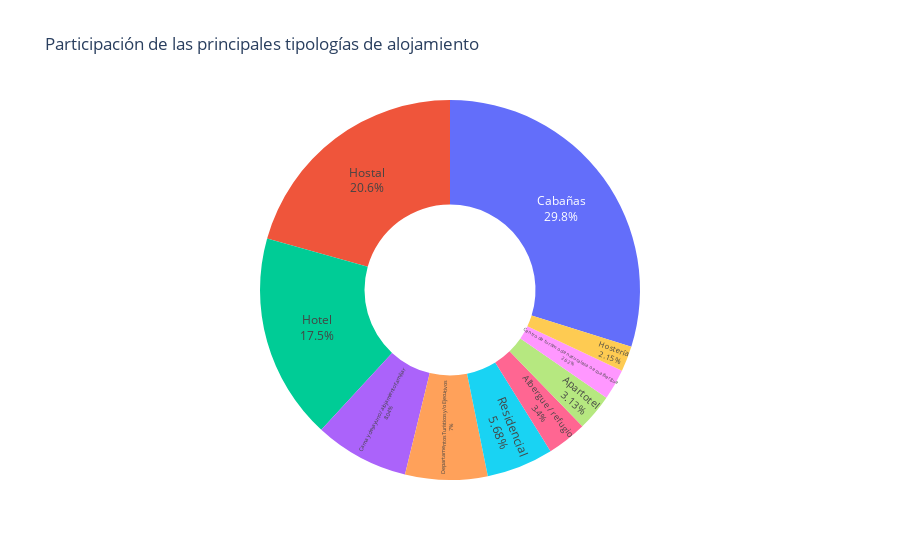

Notebook cell for this chart:
### Markdown cell above
### 4.1 Distribución porcentual de las 10 tipologías líderes
El diagrama tipo dona permite comparar rápidamente el peso relativo de las tipologías con mayor masa crítica sobre el total certificado.

### Code cell
# Diagrama de dona para la participación porcentual
pie_fig = px.pie(
    lodging_top,
    names='category',
    values='value',
    hole=0.45,
    color='category',
    title='Participación de las principales tipologías de alojamiento'
 )
pie_fig.update_traces(
    textposition='inside',
    textinfo='percent+label',
    hovertemplate=(
        '<b>%{label}</b><br>'
        'Empresas certificadas: %{value:,.0f}<br>'
        'Participación: %{percent:.1%}<extra></extra>'
    )
)
pie_fig.update_layout(showlegend=False)
pie_fig.show()

### Figure 1 — Plotly figure (JSON) as saved in the notebook; plotly's stock layout.template omitted (floating-point values rounded to 4 significant figures)
{"data": [{"customdata": [["Cabañas"], ["Hostal"], ["Hotel"], ["Cama y desayuno / alojamiento familiar"], ["Departamentos Turísticos y/o Ejecutivos"], ["Residencial"], ["Albergue / refugio"], ["Apartotel"], ["Centro de turismo de naturaleza o ecoalbergue"], ["Hostería"]], "domain": {"x": [0, 1], "y": [0, 1]}, "hole": 0.45, "hovertemplate": "<b>%{label}</b><br>Empresas certificadas: %{value:,.0f}<br>Participación: %{percent:.1%}<extra></extra>", "labels": ["Cabañas", "Hostal", "Hotel", "Cama y desayuno / alojamiento familiar", "Departamentos Turísticos y/o Ejecutivos", "Residencial", "Albergue / refugio", "Apartotel", "Centro de turismo de naturaleza o ecoalbergue", "Hostería"], "legendgroup": "", "marker": {"colors": ["#636efa", "#EF553B", "#00cc96", "#ab63fa", "#FFA15A", "#19d3f3", "#FF6692", "#B6E880", "#FF97FF", "#FECB52"]}, "name": "", "showlegend": true, "textinfo": "percent+label", "textposition": "inside", "type": "pie", "values": [2680.0, 1853.0, 1574.0, 722.0, 629.0, 510.0, 305.0, 281.0, 235.0, 193.0]}], "layout": {"legend": {"tracegroupgap": 0}, "showlegend": false, "title": {"text": "Participación de las principales tipologías de alojamiento"}}}
